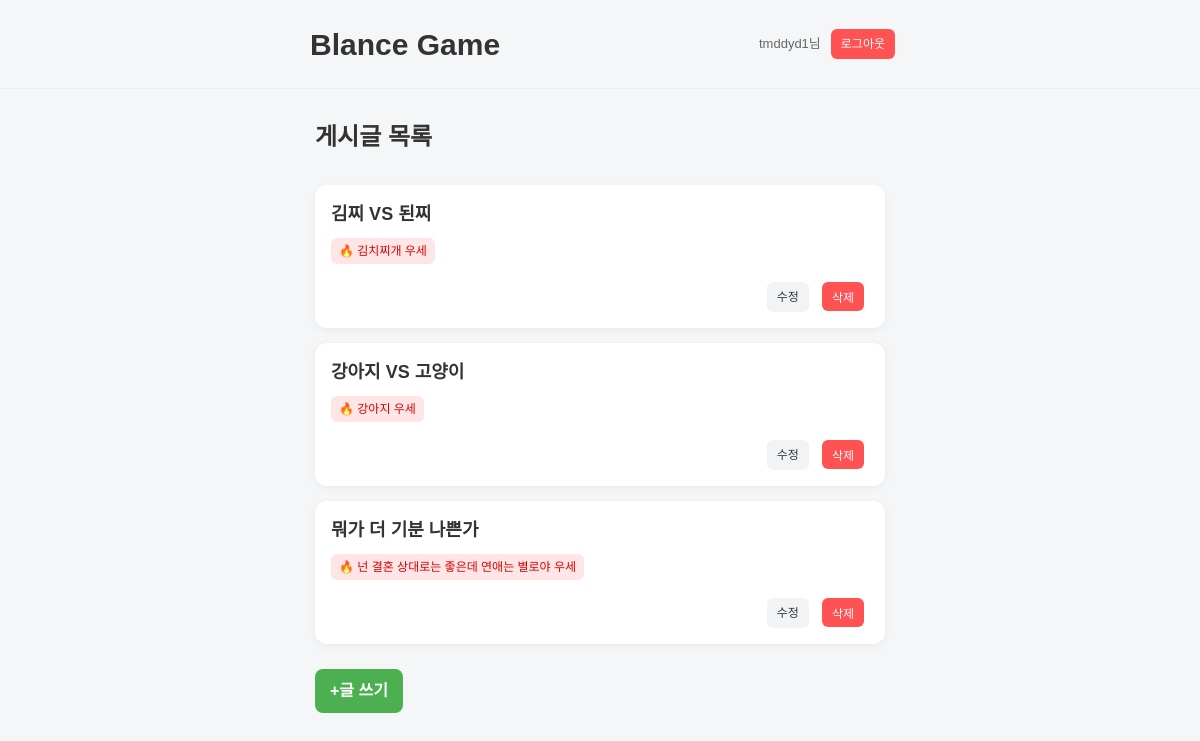
The page / (signed in) on the database its author committed.
### tables this page shows
CREATE TABLE posts (
        id INTEGER PRIMARY KEY AUTOINCREMENT,
        title TEXT,
        option_a TEXT,
        option_b TEXT,
        vote_a INTEGER DEFAULT 0,
        vote_b INTEGER DEFAULT 0,
        user_id INTEGER
    );

### app.py (the view)
@app.route("/")
def home():
    db = get_db()
    posts = db.execute("SELECT * FROM posts").fetchall()
    return render_template("index.html", posts=posts)

### db.py (called while the page is built)
def get_db():
    conn = sqlite3.connect("balance.db")
    conn.row_factory = sqlite3.Row
    return conn

### templates/index.html (shortened to what this page needs)
<!DOCTYPE html>
<html lang="en">
<head>
    <link rel="stylesheet" href="/static/reset.css">
    <link rel="stylesheet" href="/static/style.css">
</head>
<body>
    <header id="header">
    <h1 class="logo"><a href="/">Blance Game</a> </h1>
    <div class="util">
    {% if session.get('username')%}
        <span class="user">{{session['username']}}님</span>
        <a href="/logout" class="btn logout">로그아웃</a>
    {% else %}
        <a href="/login" class="btn">로그인</a>
        <a href="/register" class="btn primary">회원가입</a>
    {% endif %}
    </div>
    </header>
    <hr>
    <div class="container">
      <h2>게시글 목록</h2>
    {% for post in posts %}
        <div class="card" onclick="location.href='/post/{{post.id}}'">
            <div class="title">
                    {{ post["title"] }}
            </div>
                {% if post["vote_a"] > post["vote_b"] %}
                    <div class="badge">
                    🔥 {{ post["option_a"] }} 우세
                    </div>
                 {% elif post["vote_b"] > post["vote_a"] %}
                     <div class="badge">
                    🔥 {{ post["option_b"] }} 우세
                    </div>
                {% else %}
                    <div class="badge">
                    ⚖️ 동률
                    </div>
                {% endif %}
            <div class="actions">
            <a href="/edit/{{post['id']}}" class="btn edit" onclick="event.stopPropagaion()">수정</a>
            <form method="POST" action="/delete/{{post['id']}}" style="display:inline;" onclick="event.stopPropagaion()">
                <button type="submit" class="btn delete">삭제</button>
            </form>
            </div>
        </div>
    {%endfor%}
         <a href="/write" class="write-btn">
        +글 쓰기
        </a>
    </div>
</body>
</html>

### static/style.css (style rules this page uses)
body { background: #f4f6f8; }
#header { max-width: 600px; margin: 20px auto; display: flex; justify-content: space-between; align-items: center; }
#header .logo > a { font-weight: 700; font-size: 30px; color: #333; }
#header a { margin-left:10px; }
#header .util { display: flex; align-items: center; }
#header .util .user { font-size: 13px; color: #666; margin-left: 5px; }
.container { max-width: 600px; margin: 30px auto; padding: 0 15px; }
.container h2 { margin-bottom: 30px; }
.card { background: white; border-radius: 12px; padding: 16px; margin-bottom: 15px; box-shadow: 0 2px 8px rgba(0,0,0,0.05); transition:all 0.2s ease; cursor: pointer; }
.title { font-size: 18px; font-weight: 700; }
.badge { display: inline-block; padding: 4px 8px; border-radius: 6px; font-size: 12px; background: #ffe5e5; color: #d60000; margin-bottom: 8px; margin-top: 10px; }
.btn { display: inline-block; padding: 6px 10px; border-radius: 6px; background: #333; color: #fff; font-size: 12px; margin-right: 5px; }
.btn.logout { background: #ff5252; color: #fff; }
.write-btn { display: inline-block; width: fit-content; margin: 10px auto; padding: 10px 15px; background: #4caf50; color: #fff; border-radius: 8px; font-weight: 600; }
.actions { display: flex; justify-content: flex-end; gap: 8px; margin-top: 10px; }
.btn.edit { background: #f1f3f5; color: #333; }
.btn.delete { background: #ff5252; color: #fff; }
hr { margin: 15px 0; border: 0; border-top: 1px solid #eee; }

### rows shown on the page
posts: title "김찌 VS 된찌", option_a "김치찌개"
posts: title "강아지 VS 고양이", option_a "강아지"
posts: title "뭐가 더 기분 나쁜가", option_a "넌 결혼 상대로는 좋은데 연애는 별로야"

### other values the page prints
{{ session['username'] }} "tmddyd1"
